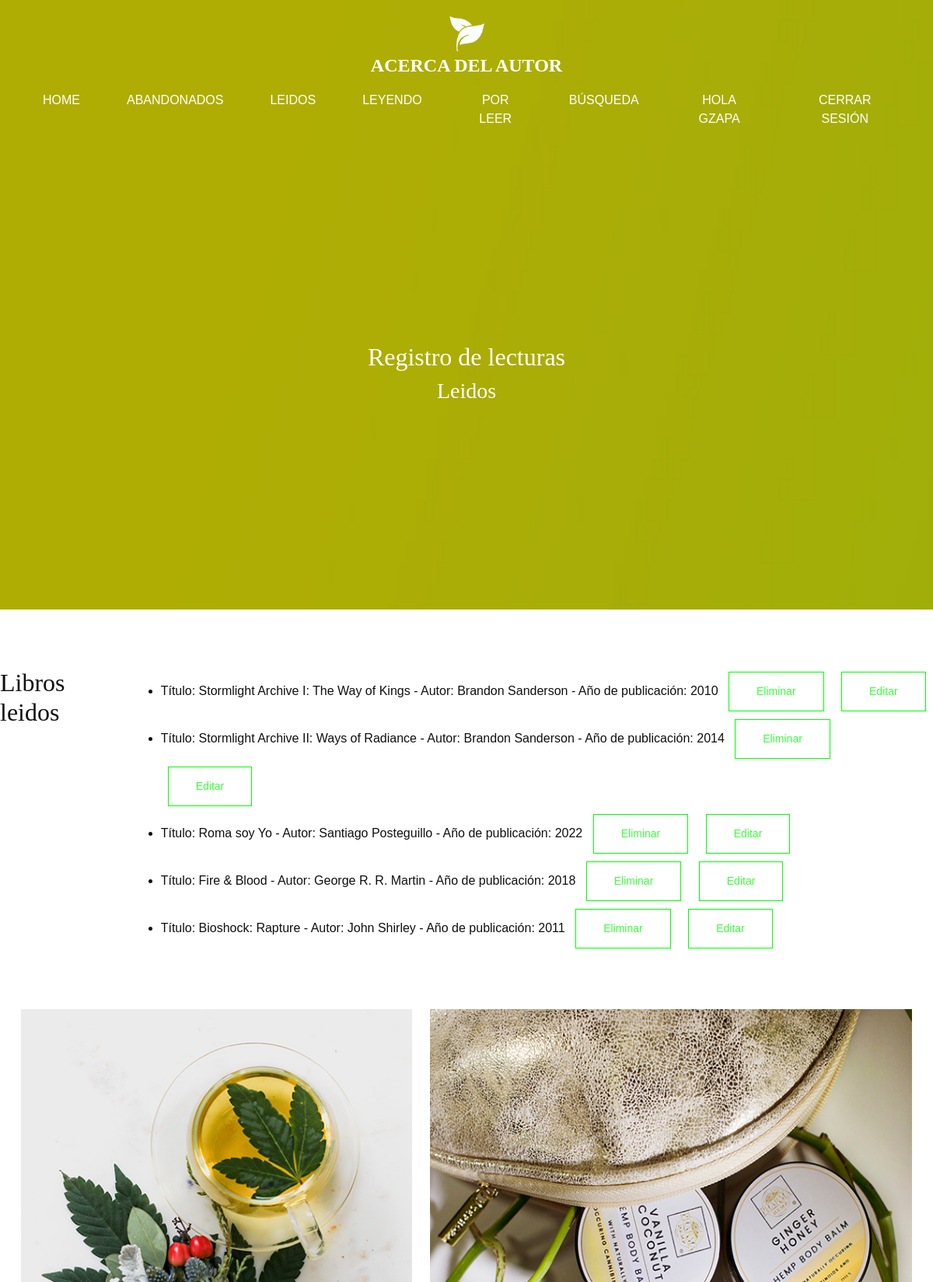
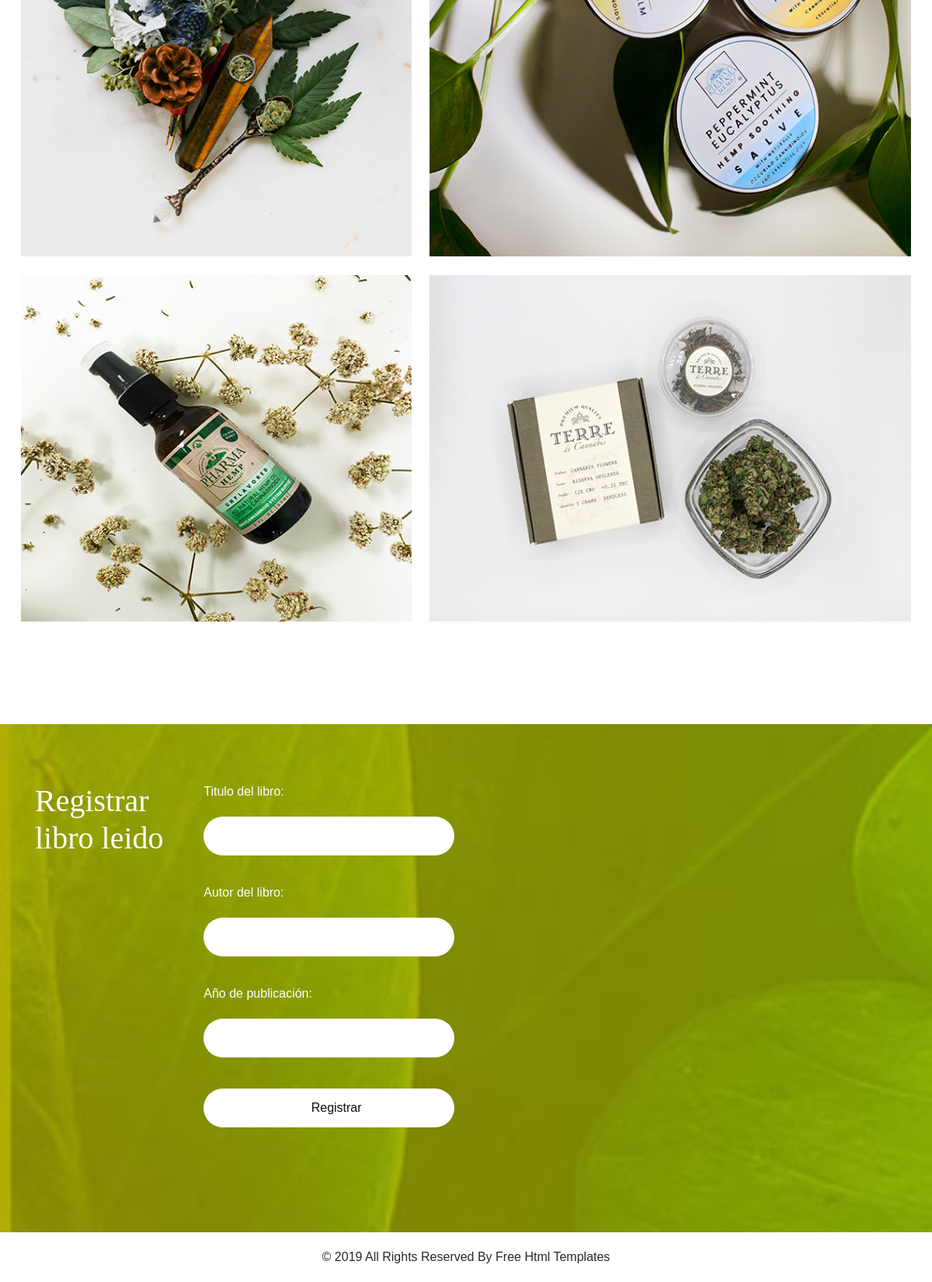
The page /leidos/ (signed in) on the database its author committed (2 pictures, top to bottom).
### Lectura/models.py (models this page shows)
class Leidos(models.Model):
    titulo=models.CharField(max_length=50)
    autor=models.CharField(max_length=30)
    año_publicacion=models.CharField(max_length=4)

### Final/views.py (the view)
@login_required
def leidos(request):
    title='Leidos'
    leido=Leidos.objects.all
    if request.method=="POST":
        leidos_formulario=LeidosFormulario(request.POST)
        print(leidos_formulario)
        if leidos_formulario.is_valid():
            informacion=leidos_formulario.cleaned_data
            leidos=Leidos(titulo=informacion["titulo"], autor=informacion["autor"], año_publicacion=informacion["año_publicacion"])
            leidos.save()
            return render(request,'leidos.html',{'title':title,'leidos':leido})
    else:
        leidos_formulario=Leidos()
        return render(request,'leidos.html',{'title':title,"leidos_formulario":leidos_formulario, 'leidos':leido})

### Lectura/templates/leidos.html
{% extends 'index.html' %}
{% block ContenidoVariable1 %}
<h3>{{title}}</h3>
{% endblock ContenidoVariable1 %}
{% block ContenidoVariable2 %}
<h2>Libros leidos</h2>
<ul>
    {% for libro in leidos %}
        <li>Título: {{libro.titulo}} - Autor: {{libro.autor}} - Año de publicación: {{libro.año_publicacion}}
            <button type="button" class="btn btn-sm"><a href="{% url 'borrar_leido' libro.titulo %}"> Eliminar</a></button>
            <button type="button" class="btn btn-sm"><a href="{% url 'editar_leido' libro.titulo %}"> Editar</a></button>
        </li>
    {% endfor %}
</ul>
{% endblock ContenidoVariable2 %}
{% block ContenidoVariable4 %}
<h1>Registrar libro leido</h1>
<form action="/leidos/" method="post">{% csrf_token %}
    <p>Titulo del libro: <input type="text" name="titulo">
    <p>Autor del libro: <input type="text" name="autor">
    <p>Año de publicación: <input type="number" name="año_publicacion">
    <input type="submit" value="Registrar">
    </p>
</form>
{% endblock ContenidoVariable4 %}

### Lectura/templates/index.html (shortened to what this page needs)
{% load static %}
<!DOCTYPE html>
<html>
<head>
  <link rel="stylesheet" type="text/css"
    href="https://cdnjs.cloudflare.com/ajax/libs/OwlCarousel2/2.1.3/assets/owl.carousel.min.css" />
  <link rel="stylesheet" type="text/css" href="{% static 'Lectura/css/bootstrap.css' %}" />
  <link href="{% static 'Lectura/css/style.css' %}" rel="stylesheet" />
  <link href="{% static 'Lectura/css/responsive.css' %}" rel="stylesheet" />
</head>
<body>
  <div class="hero_area">
    <header class="header_section">
      <div class="container-fluid">
        <nav class="navbar navbar-expand-lg custom_nav-container pt-3">
          <a class="navbar-brand" href={% url 'about_me' %}>
            <img src="images/logo.png" alt="" />
            <span>
              Acerca del autor
            </span>
          </a>
          <div class="collapse navbar-collapse" id="navbarSupportedContent">
            <div class="d-flex ml-auto flex-column flex-lg-row align-items-center">
              <ul class="navbar-nav  ">
                <li class="nav-item active">
                  <a class="nav-link" href={% url 'home' %}>Home <span class="sr-only">(current)</span></a>
                </li>
                <li class="nav-item">
                  <a class="nav-link" href={% url 'abandonados' %}> Abandonados </a>
                </li>
                <li class="nav-item">
                  <a class="nav-link" href={% url 'leidos' %}> Leidos </a>
                </li>
                <li class="nav-item">
                  <a class="nav-link" href={% url 'leyendo' %}> Leyendo </a>
                </li>
                <li class="nav-item">
                  <a class="nav-link" href={% url 'por_leer' %}>Por leer</a>
                </li>
                <li class="nav-item">
                  <a class="nav-link" href={% url 'busqueda' %}>Búsqueda</a>
                </li>
                {% if not request.user.is_authenticated %}
                <li class="nav-item">
                  <a class="nav-link" href={% url 'login' %}>Iniciar Sesión</a>
                </li>
                {% else %}
                <li>
                  <li class="nav-item">
                    <a class="nav-link">HOLA {{user}}</a>
                </li>
                <li class="nav-item">
                  <a class="nav-link" href={% url 'logout' %}>Cerrar Sesión</a>
                </li>
                {% endif %}
              </ul>
            </div>
          </div>
        </nav>
      </div>
    </header>
    <section class="hero_section">
      <div class="hero_detail">
          <h2>
          Registro de lecturas
          </h2>
          {% block ContenidoVariable1 %}
              {% endblock ContenidoVariable1 %}
    </section>
  </div>
    <section class="product_section layout_padding">
      <div class="d-flex justify-content-center">
          {% block ContenidoVariable2 %}
              {% endblock ContenidoVariable2 %}
      </div>
      <div class="container layout_padding2">
        <div class="img-box box-1">
          <img src="images/p-1.jpg" alt="">
        </div>
        <div class="img-box box-2">
          <img src="images/p-2.jpg" alt="">
        </div>
        <div class="img-box box-3">
          <img src="images/p-3.jpg" alt="">
        </div>
        <div class="img-box box-4">
          <img src="images/p-4.jpg" alt="">
        </div>
      </div>
    </section>
 <section class="contact_section layout_padding">
  <div class="container">
    <div class="col-md-6">
      <div class="d-flex mb-4 ml-4 ml-md-0">
        {% block ContenidoVariable4 %}
        {% endblock ContenidoVariable4 %}
        </div>
    </div>
  </div>
</section>
  <section class="container-fluid footer_section">
    <p>
      &copy; 2019 All Rights Reserved By
      <a href="https://html.design/">Free Html Templates</a>
    </p>
  </section>
</body>
</html>

### Lectura/static/Lectura/css/style.css (style rules this page uses)
h1, h2, h3 { font-family: "Ethnocentric"; }
body { font-family: "poppins", sans-serif; color: #101010; background-color: #ffffff; }
.layout_padding { padding: 75px 0; }
.layout_padding2 { padding: 45px 0; }
.hero_area { height: 98vh; background-image: url(../images/hero.jpg); background-size: cover; background-attachment: fixed; }
.header_section .container-fluid { padding-right: 25px; padding-left: 25px; }
.custom_nav-container.navbar-expand-lg .navbar-nav .nav-link { padding: 10px 30px; color: #ffffff; text-align: center; text-transform: uppercase; }
a, a:hover, a:focus { text-decoration: none; }
.btn, .btn:focus { outline: none !important; -webkit-box-shadow: none; box-shadow: none; }
.navbar-brand, .navbar-brand:hover { text-transform: uppercase; font-weight: bold; font-size: 24px; color: #fafcfd; }
.navbar-brand { display: -webkit-box; display: -ms-flexbox; display: flex; -webkit-box-align: center; -ms-flex-align: center; align-items: center; -webkit-box-orient: vertical; -webkit-box-direction: normal; -ms-flex-direction: column; flex-direction: column; align-items: center; margin-right: 0; }
.navbar-brand img { width: 45px; }
.navbar-brand span { font-size: 24px; font-weight: 700; color: #ffffff; font-family: "Ethnocentric"; }
.custom_nav-container { z-index: 99999; padding: 15px 0; -webkit-box-orient: vertical; -webkit-box-direction: normal; -ms-flex-direction: column; flex-direction: column; -webkit-box-align: center; -ms-flex-align: center; align-items: center; }
.hero_section { text-align: center; color: #ffffff; display: -webkit-box; display: -ms-flexbox; display: flex; -webkit-box-orient: vertical; -webkit-box-direction: normal; -ms-flex-direction: column; flex-direction: column; -webkit-box-pack: center; -ms-flex-pack: center; justify-content: center; height: 75%; }
.product_section .container { display: -webkit-box; display: -ms-flexbox; display: flex; -ms-flex-wrap: wrap; flex-wrap: wrap; }
.product_section .img-box { margin: 1%; display: -webkit-box; display: -ms-flexbox; display: flex; }
.product_section .img-box img { width: 100%; }
.product_section .img-box.box-1, .product_section .img-box.box-3 { width: 43%; }
.product_section .img-box.box-2, .product_section .img-box.box-4 { width: 53%; }
.product_section a { display: inline-block; padding: 14px 35px; background-color: transparent; border: 1.5px solid #00ff00; color: #00ff00; color: #3cff3c; }
.contact_section { color: #fff; background: url(../images/contact-bg.jpg); background-size: cover; background-repeat: no-repeat; background-attachment: fixed; }
.contact_section input { width: 100%; border: 0; height: 50px; border-radius: 30px; margin: 20px 0; padding-left: 25px; background-color: #ffffff; outline: none; color: #101010; }
.contact_section input::placeholder { color: #131313; }
.footer_section { background-color: #ffffff; padding: 20px; font-weight: 500; }
.footer_section p { color: #292929; margin: 0; text-align: center; }
.footer_section a { color: #292929; }

### Lectura/static/Lectura/css/responsive.css (style rules this page uses)
@media (min-width: 1200px) { .container { max-width: 1170px; } }

### rows shown on the page
Leidos: titulo "Stormlight Archive I: The Way of Kings", autor "Brandon Sanderson", año_publicacion "2010"
Leidos: titulo "Stormlight Archive II: Ways of Radiance", autor "Brandon Sanderson", año_publicacion "2014"
Leidos: titulo "Roma soy Yo", autor "Santiago Posteguillo", año_publicacion "2022"
Leidos: titulo "Fire & Blood", autor "George R. R. Martin", año_publicacion "2018"
Leidos: titulo "Bioshock: Rapture", autor "John Shirley", año_publicacion "2011"

### other values the page prints
{{ user }} "GZAPA"
{{ title }} "Leidos"
